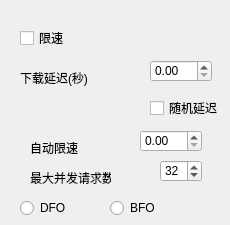
        <widget class="QWidget" name="tab_22">
         <attribute name="title">
          <string>限速</string>
         </attribute>
         <widget class="QLabel" name="label_14">
          <property name="geometry">
           <rect>
            <x>20</x>
            <y>70</y>
            <width>81</width>
            <height>16</height>
           </rect>
          </property>
          <property name="text">
           <string>下载延迟(秒)</string>
          </property>
         </widget>
         <widget class="QDoubleSpinBox" name="doubleSpinBox">
          <property name="geometry">
           <rect>
            <x>150</x>
            <y>60</y>
            <width>62</width>
            <height>22</height>
           </rect>
          </property>
         </widget>
         <widget class="QCheckBox" name="checkBox_8">
          <property name="geometry">
           <rect>
            <x>20</x>
            <y>30</y>
            <width>71</width>
            <height>16</height>
           </rect>
          </property>
          <property name="text">
           <string>限速</string>
          </property>
         </widget>
         <widget class="QLabel" name="label_15">
          <property name="geometry">
           <rect>
            <x>20</x>
            <y>100</y>
            <width>81</width>
            <height>16</height>
           </rect>
          </property>
          <property name="text">
           <string/>
          </property>
         </widget>
         <widget class="QCheckBox" name="checkBox_9">
          <property name="geometry">
           <rect>
            <x>150</x>
            <y>100</y>
            <width>71</width>
            <height>16</height>
           </rect>
          </property>
          <property name="text">
           <string>随机延迟</string>
          </property>
         </widget>
         <widget class="QLabel" name="label_16">
          <property name="geometry">
           <rect>
            <x>30</x>
            <y>140</y>
            <width>81</width>
            <height>16</height>
           </rect>
          </property>
          <property name="text">
           <string>自动限速</string>
          </property>
         </widget>
         <widget class="QDoubleSpinBox" name="doubleSpinBox_2">
          <property name="geometry">
           <rect>
            <x>140</x>
            <y>130</y>
            <width>62</width>
            <height>22</height>
           </rect>
          </property>
         </widget>
         <widget class="QSpinBox" name="spinBox">
          <property name="geometry">
           <rect>
            <x>160</x>
            <y>160</y>
            <width>42</width>
            <height>22</height>
           </rect>
          </property>
          <property name="value">
           <number>32</number>
          </property>
         </widget>
         <widget class="QLabel" name="label_17">
          <property name="geometry">
           <rect>
            <x>30</x>
            <y>170</y>
            <width>81</width>
            <height>16</height>
           </rect>
          </property>
          <property name="text">
           <string>最大并发请求数量</string>
          </property>
         </widget>
         <widget class="QRadioButton" name="radioButton_9">
          <property name="geometry">
           <rect>
            <x>20</x>
            <y>200</y>
            <width>89</width>
            <height>16</height>
           </rect>
          </property>
          <property name="text">
           <string>DFO</string>
          </property>
         </widget>
         <widget class="QRadioButton" name="radioButton_10">
          <property name="geometry">
           <rect>
            <x>110</x>
            <y>200</y>
            <width>89</width>
            <height>16</height>
           </rect>
          </property>
          <property name="text">
           <string>BFO</string>
          </property>
         </widget>
        </widget>
